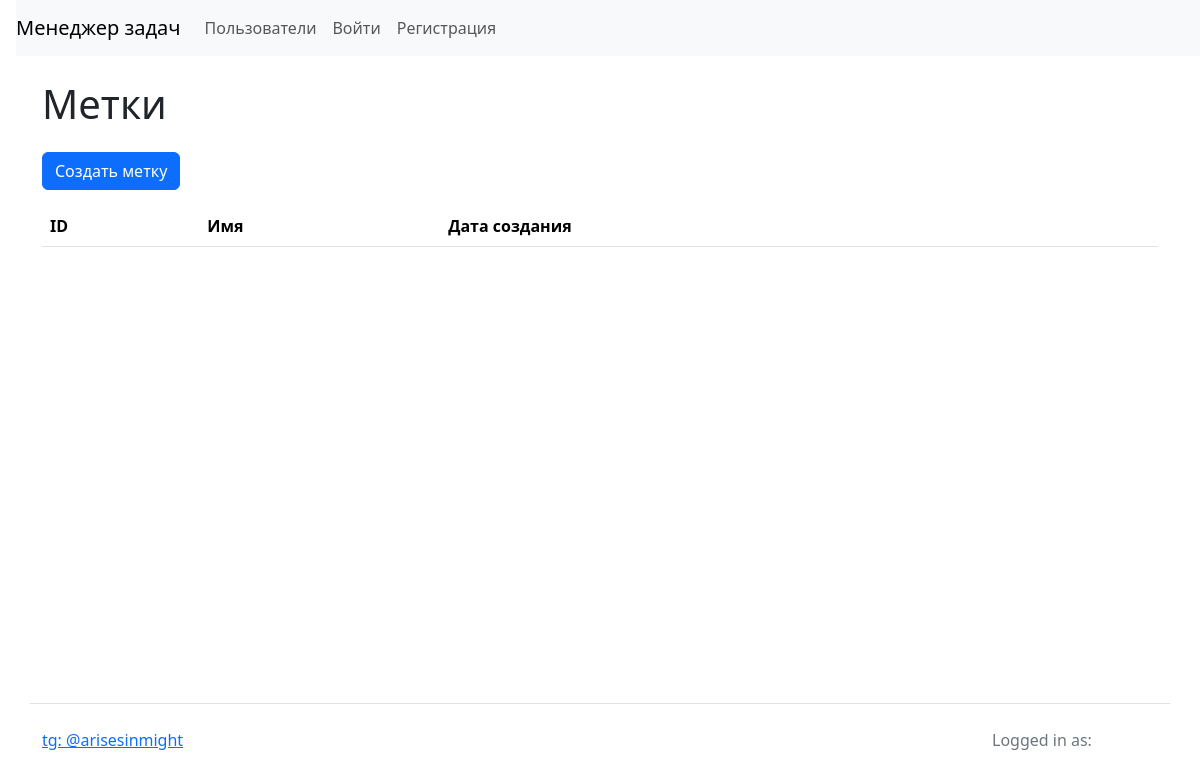
Before: /labels/ with the older database file.
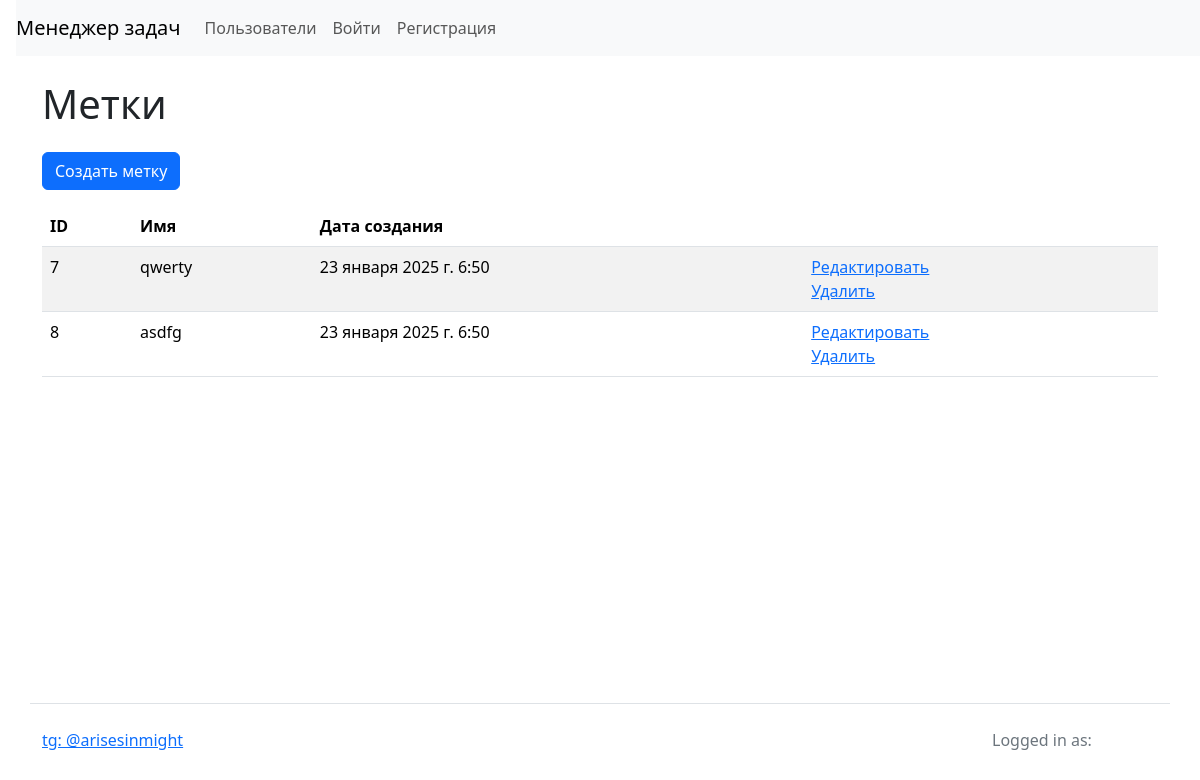
After: the same page with the newer database file.
### task_manager/labels/models.py (models this page shows, shortened)
class Label(models.Model):
    name = models.CharField(max_length=150)
    created_at = models.DateTimeField(auto_now_add=True)

### task_manager/labels/views.py (the view)
# urls.py: path('',  views.LabelsIndexView.as_view(), name='labels_index'),
class LabelsIndexView(LoginRequired, View):
    def get(self, request, *args, **kwargs):
        labels = Label.objects.all()
        return render(request, 'labels/labels_index.html', context={'labels': labels})

### task_manager/templates/labels/labels_index.html (shortened to what this page needs)
{% extends "base.html" %}
{% block content %}
{% load i18n %}
<h1 class="my-4">
{% trans 'Labels' %}
</h1>
<a href="{% url 'label_create' %}" class="btn btn-primary" role="button">
  {% trans 'Create label' %}
</a>
<table class="table table-striped">
  <thead>
    <tr>
      <th>ID</th>
      <th>{% trans 'Name' %}</th>
      <th>{% trans 'Created at' %}</th>
      <th></th>
    </tr>
  </thead>
  <tbody>
    {% for label in labels %}
      <tr>
        <td>{{ label.id }}</td>
        <td>{{ label.name }}</td>
        <td>{{ label.created_at }}</td>
        <td>
          <a href="{% url 'label_update' pk=label.id %}">{% trans 'Update' %}</a>
          <br>
          <a href="{% url 'label_delete' pk=label.id %}">{% trans 'Delete' %}</a>
        </td>
      </tr>
    {% endfor %}
  </tbody>
</table>
{% endblock %}

Changed rows visible on the page:
added Label: id "7", name "qwerty", created_at "23 января 2025 г. 6:50"
added Label: id "8", name "asdfg", created_at "23 января 2025 г. 6:50"
